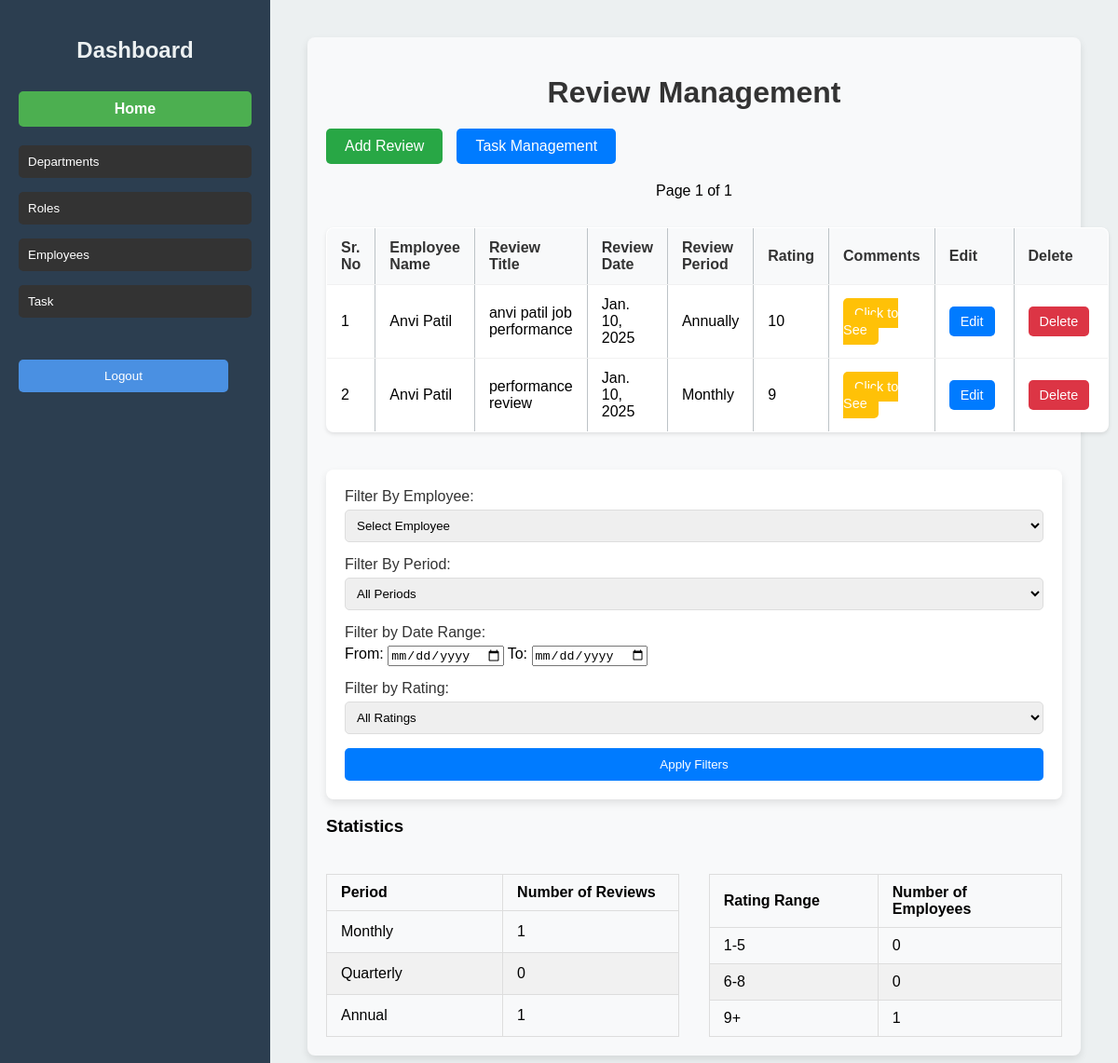
Screenshot of /reviews/ (signed in) with the database file from the repository.
### deptapp/models.py (models this page shows, shortened)
class Review(models.Model):
    review_id = models.AutoField(primary_key=True)  # Unique identification of the review
    review_title = models.CharField(max_length=100)  # Title or small details of the review
    review_date = models.DateField()  # Date on which the review is taken
    employee = models.ForeignKey('Users', on_delete=models.CASCADE, related_name='reviews')  # Reference to employee reviewed
    reviewed_by = models.ForeignKey('Users', on_delete=models.CASCADE, related_name='reviews_given')  # Reference to reviewer
    review_period = models.CharField(max_length=100, choices=[('Monthly', 'Monthly'), ('Quarterly', 'Quarterly'), ('Annually', 'Annually')])  # Review period
    rating = models.IntegerField()  # Rating given to employee between 1-10
    comments = models.CharField(max_length=300, blank=True, null=True)  # Extra comments by reviewer
    created_at = models.DateTimeField(auto_now_add=True)  # Timestamp when review was first created
    updated_at = models.DateTimeField(auto_now=True)  # Timestamp when review was last updated

class Users(AbstractBaseUser, PermissionsMixin):
    first_name = models.CharField(max_length=50)
    last_name = models.CharField(max_length=50)
    email = models.EmailField(unique=True)
    mobile = models.CharField(max_length=10)
    role = models.ForeignKey('Roles', on_delete=models.SET_NULL, null=True)
    department = models.ForeignKey('Depart', on_delete=models.SET_NULL, null=True)
    reporting_manager = models.ForeignKey('self', on_delete=models.SET_NULL, null=True, blank=True)
    date_of_joining = models.DateField(auto_now_add=True)
    username = models.CharField(unique=True, max_length=100)
    password = models.CharField(max_length=255)
    created_at = models.DateTimeField(auto_now_add=True)
    updated_at = models.DateTimeField(auto_now=True)
    is_active = models.BooleanField(default=True)
    is_staff = models.BooleanField(default=False)
    objects = UserManager()
    USERNAME_FIELD = 'username'
    REQUIRED_FIELDS = ['email']

### deptapp/views.py (the view, shortened to what this page needs)
# urls.py: path('reviews/', views.view_reviews, name='view_reviews'),
def view_reviews(request):
    if not request.user.is_authenticated:
        return redirect('login')  # Redirect to the login page (adjust URL name as needed)
    user_role = request.user.role.role_name if request.user.role else None
    allowed_roles = ['admin', 'team leader', 'manager','Admin', 'Team Leader', 'Manager','ADMIN', 'TEAM LEADER', 'MANAGER']
    if user_role not in allowed_roles:
        messages.error(request, "You do not have permission to view these reviews.")  # Add error message
        return redirect('/')  # Redirect to the home page with the error message
    department_filter = request.GET.get('department')
    employee_filter = request.GET.get('employee_filter')
    review_period = request.GET.get('review_period')
    start_date = request.GET.get('start_date')
    end_date = request.GET.get('end_date')
    rating_filter = request.GET.get('rating')
    search_employee = request.GET.get('search_employee')
    reviews = Review.objects.all()
    if department_filter:
        reviews = reviews.filter(employee__department__id=department_filter)
    if employee_filter:
        reviews = reviews.filter(employee__id=employee_filter)
    if review_period:
        reviews = reviews.filter(review_period=review_period)
    if start_date and end_date:
        reviews = reviews.filter(review_date__range=[start_date, end_date])
    if search_employee:
        reviews = reviews.filter(
            Q(employee__first_name__icontains=search_employee) |
            Q(employee__last_name__icontains=search_employee)
        )
    paginator = Paginator(reviews, 10)
    page_number = request.GET.get('page')
    reviews_page = paginator.get_page(page_number)
    monthly_count = Review.objects.filter(review_period='Monthly').count()
    quarterly_count = Review.objects.filter(review_period='Quarterly').count()
    annual_count = Review.objects.filter(review_period='Annually').count()
    monthly_employees = Users.objects.filter(reviews__review_period='Monthly').distinct().count()
    quarterly_employees = Users.objects.filter(reviews__review_period='Quarterly').distinct().count()
    annual_employees = Users.objects.filter(reviews__review_period='Annually').distinct().count()
    monthly_range_1_5 = Review.objects.filter(review_period='Monthly', rating__range=(1, 5)).count()
    monthly_range_6_8 = Review.objects.filter(review_period='Monthly', rating__range=(6, 8)).count()
    monthly_range_9_plus = Review.objects.filter(review_period='Monthly', rating__gte=9).count()
    quarterly_range_1_5 = Review.objects.filter(review_period='Quarterly', rating__range=(1, 5)).count()
    quarterly_range_6_8 = Review.objects.filter(review_period='Quarterly', rating__range=(6, 8)).count()
    quarterly_range_9_plus = Review.objects.filter(review_period='Quarterly', rating__gte=9).count()
    annual_range_1_5 = Review.objects.filter(review_period='Annually', rating__range=(1, 5)).count()
    annual_range_6_8 = Review.objects.filter(review_period='Annually', rating__range=(6, 8)).count()
    annual_range_9_plus = Review.objects.filter(review_period='Annually', rating__gte=9).count()
    range_1_5_employees = Review.objects.filter(rating__range=(1, 5)).values('employee').distinct().count()
    range_6_8_employees = Review.objects.filter(rating__range=(6, 8)).values('employee').distinct().count()
    range_9_plus_employees = Review.objects.filter(rating__gte=9).values('employee').distinct().count()
    context = {
        'reviews_page': reviews_page,
        'departments': Depart.objects.all(),
        'employees': Users.objects.all(),
        'monthly_count': monthly_count,
        'quarterly_count': quarterly_count,
        'annual_count': annual_count,
        'monthly_employees': monthly_employees,
        'quarterly_employees': quarterly_employees,
        'annual_employees': annual_employees,
        'monthly_range_1_5': monthly_range_1_5,
        'monthly_range_6_8': monthly_range_6_8,
        'monthly_range_9_plus': monthly_range_9_plus,
        'quarterly_range_1_5': quarterly_range_1_5,
        'quarterly_range_6_8': quarterly_range_6_8,
        'quarterly_range_9_plus': quarterly_range_9_plus,
        'annual_range_1_5': annual_range_1_5,
        'annual_range_6_8': annual_range_6_8,
        'annual_range_9_plus': annual_range_9_plus,
        'range_1_5_employees': range_1_5_employees,
        'range_6_8_employees': range_6_8_employees,
        'range_9_plus_employees': range_9_plus_employees,
    }
    return render(request, 'view_review.html', context)

### templates/view_review.html (shortened to what this page needs)
{% extends 'base.html' %}
{% block content %}
<div class="content-container">
    <h1 class="section-title">Review Management</h1>
    <div class="action-buttons">
        <a href="{% url 'add_review' %}" class="action-btn create-review-btn">Add Review</a>
        <a href="{% url 'viewtasks' %}" class="action-btn task-management-btn">Task Management</a>
    </div>
    <div class="pagination">
        <span>Page {{ reviews_page.number }} of {{ reviews_page.paginator.num_pages }}</span>
    </div>
    <div class="table-container">
        <table class="review-table">
            <thead>
                <tr>
                    <th>Sr. No</th>
                    <th>Employee Name</th>
                    <th>Review Title</th>
                    <th>Review Date</th>
                    <th>Review Period</th>
                    <th>Rating</th>
                    <th>Comments</th>
                    <th>Edit</th>
                    <th>Delete</th>
                </tr>
            </thead>
            <tbody>
                {% for review in reviews_page %}
                    <tr>
                        <td>{{ forloop.counter }}</td>
                        <td>{{ review.employee.first_name }} {{ review.employee.last_name }}</td>
                        <td>{{ review.review_title }}</td>
                        <td>{{ review.review_date }}</td>
                        <td>{{ review.review_period }}</td>
                        <td>{{ review.rating }}</td>
                        <td>
                            <a href="{% url 'see_comments' review.review_id %}" class="see-comments-btn">Click to See</a>
                        </td>
                        <td>
                            <a href="{% url 'edit_review' review.review_id %}" class="edit-btn">Edit</a>
                        </td>
                        <td>
                            <form action="{% url 'delete_review' review.review_id %}" method="post" style="display: inline;">
                                <button type="submit" class="delete-btn" onclick="return confirm('Are you sure you want to delete this review?');">Delete</button>
                            </form>
                        </td>
                    </tr>
                {% empty %}
                    <tr>
                        <td colspan="9">No reviews available</td>
                    </tr>
                {% endfor %}
            </tbody>
        </table>
    </div>
    <div class="filters">
        <form method="get" action="" class="filters-form">
            <div class="filter-group">
                <label for="employee-filter" class="filter-label">Filter By Employee:</label>
                <select id="employee-filter" name="employee_filter" class="filter-select">
                    <option value="">Select Employee</option>
                </select>
            </div>
            <div class="filter-group">
                <label class="filter-label">Filter By Period:</label>
                <select name="review_period" class="filter-select">
                    <option value="">All Periods</option>
                </select>
            </div>
            <div class="filter-group">
                <label class="filter-label">Filter by Date Range:</label>
                <div class="date-filter">
                    <label for="start-date" class="date-label">From:</label>
                    <input type="date" id="start-date" name="start_date" value="{{ request.GET.start_date }}">
                    <label for="end-date" class="date-label">To:</label>
                    <input type="date" id="end-date" name="end_date" value="{{ request.GET.end_date }}">
                </div>
            </div>
            <div class="filter-group">
                <label class="filter-label">Filter by Rating:</label>
                <select name="rating" class="filter-select">
                    <option value="">All Ratings</option>
                </select>
            </div>
            <button type="submit" class="action-btn apply-filters-btn">Apply Filters</button>
        </form>
    </div>
<div class="statistics">
    <h3 class="statistics-title">Statistics</h3>
    <div class="statistics-tables-container">
        <table class="statistics-table">
            <thead>
                <tr>
                    <th>Period</th>
                    <th>Number of Reviews</th>
                </tr>
            </thead>
            <tbody>
                <tr>
                    <td>Monthly</td>
                    <td>{{ monthly_count }}</td>
                </tr>
                <tr>
                    <td>Quarterly</td>
                    <td>{{ quarterly_count }}</td>
                </tr>
                <tr>
                    <td>Annual</td>
                    <td>{{ annual_count }}</td>
                </tr>
            </tbody>
        </table>
        <table class="statistics-table">
            <thead>
                <tr>
                    <th>Rating Range</th>
                    <th>Number of Employees</th>
                </tr>
            </thead>
            <tbody>
                <tr>
                    <td>1-5</td>
                    <td>{{ range_1_5_employees }}</td>
                </tr>
                <tr>
                    <td>6-8</td>
                    <td>{{ range_6_8_employees }}</td>
                </tr>
                <tr>
                    <td>9+</td>
                    <td>{{ range_9_plus_employees }}</td>
                </tr>
            </tbody>
        </table>
    </div>
</div>
</div>
{% endblock %}

### static/css/style.css (style rules this page uses)
body, html { margin: 0; padding: 0; font-family: Arial, sans-serif; display: flex; height: 100vh; flex-direction: column; }
@media (min-width: 768px) { body { flex-direction: row; } }
h1 { text-align: center; color: #333; font-size: 2em; }
table { width: 100%; border-collapse: collapse; margin-top: 20px; }
table, th, td { border: 1px solid #bdc3c7; }
th, td { padding: 12px; text-align: center; }
th { background-color: #2980b9; color: white; }
button { background-color: #27ae60; border: none; padding: 8px 12px; border-radius: 5px; cursor: pointer; }

### templates/view_review.html (style rules this page uses)
.content-container { padding: 20px; background-color: #f8f9fa; border-radius: 8px; box-shadow: 0 4px 8px rgba(0, 0, 0, 0.1); }
.section-title { font-size: 2rem; color: #333; margin-bottom: 20px; }
.action-buttons { display: flex; justify-content: flex-start; gap: 15px; margin-bottom: 20px; }
.action-btn { display: inline-block; padding: 10px 20px; background-color: #007bff; color: white; text-decoration: none; border-radius: 5px; transition: background-color 0.3s ease; }
.create-review-btn { background-color: #28a745; }
.pagination { text-align: center; margin-top: 20px; }
.table-container { margin-top: 30px; }
.review-table { width: 100%; border-collapse: collapse; background-color: #fff; box-shadow: 0 2px 4px rgba(0, 0, 0, 0.1); border-radius: 8px; overflow: hidden; }
.review-table th, .review-table td { padding: 12px 15px; text-align: left; border-bottom: 1px solid #f1f1f1; }
.review-table th { background-color: #f8f9fa; color: #333; }
.review-table td { background-color: #fff; }
.see-comments-btn, .edit-btn, .delete-btn { padding: 8px 12px; background-color: #28a745; color: white; border-radius: 5px; text-decoration: none; font-size: 0.9rem; margin-right: 5px; }
.see-comments-btn { background-color: #ffc107; }
.edit-btn { background-color: #007bff; }
.delete-btn { background-color: #dc3545; }
.filters { margin-top: 40px; padding: 20px; background-color: #fff; border-radius: 8px; box-shadow: 0 4px 8px rgba(0, 0, 0, 0.1); }
.filters-form { display: flex; flex-direction: column; gap: 15px; }
.filter-group { display: flex; flex-direction: column; gap: 5px; }
.filter-select { padding: 8px; border-radius: 5px; border: 1px solid #ddd; }
.filter-label { font-size: 1rem; color: #333; }
.statistics-tables-container { display: flex; justify-content: space-between; gap: 30px; margin-top: 20px; }
.statistics-table { width: 48%; border-collapse: collapse; margin-top: 20px; }
.statistics-table th, .statistics-table td { padding: 10px 15px; text-align: left; border: 1px solid #ddd; }
.statistics-table th { background-color: #f8f9fa; font-weight: bold; color: black; }
.statistics-table tr:nth-child(even) { background-color: #f1f1f1; }
.statistics-table th, .statistics-table td { min-width: 150px; }

### rows the page displays
Review: employee.first_name "Anvi", employee.last_name "Patil", review_title "anvi patil job performance", review_date "Jan. 10, 2025", review_period "Annually", rating "10"
Review: employee.first_name "Anvi", employee.last_name "Patil", review_title "performance review", review_date "Jan. 10, 2025", review_period "Monthly", rating "9"

### other values shown
{{ reviews_page.number }} "1"
{{ reviews_page.paginator.num_pages }} "1"
{{ monthly_count }} "1"
{{ quarterly_count }} "0"
{{ annual_count }} "1"
{{ range_1_5_employees }} "0"
{{ range_6_8_employees }} "0"
{{ range_9_plus_employees }} "1"
